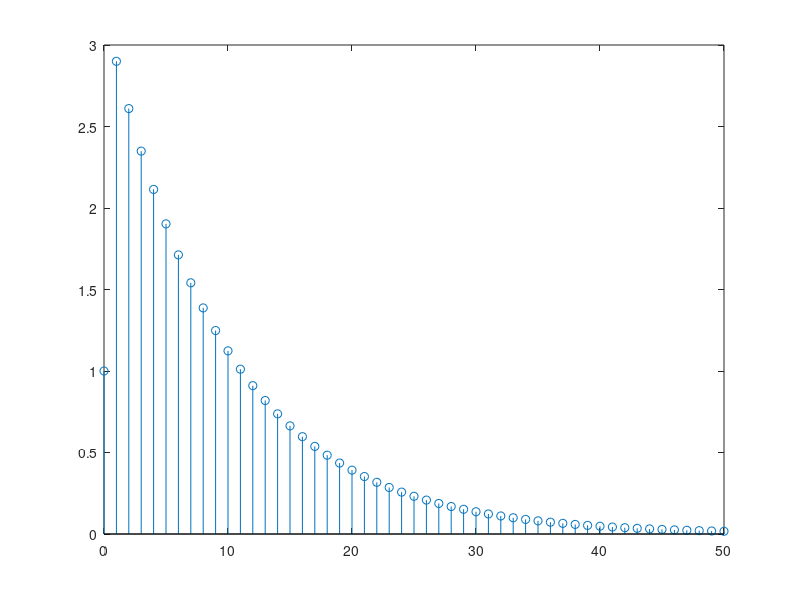

Reproduce this figure in MATLAB. (Note: this script raises an error after producing the figure.)
%% Lab_11
%% 3.1
zer = [(1/0.9)*exp(j*pi/3), (1/0.9)*exp(-j*pi/3)];
pol= [0.9*exp(j*pi/3), 0.9*exp(-j*pi/3)];
Bz = poly(zer);
Az = poly(pol);

%% 3.2
zer = [exp(j*pi/4), exp(-j*pi/4)];
pol = [0.95*exp(j*pi/4), 0.95*exp(-j*pi/4)];
Bz = poly(zer);
Az = poly(pol);

%% 3.3
hn = filter([1,2],[1,-0.9],[1,zeros(1,50)]);
n = 1:length(hn);
stem(n-1, hn);

%% 3.4
[ECG, fs, fint] = ECGmakeSig15('kkozuma3', 10);
phi = 2*pi*fint/fs;

zer = [exp(j*phi), exp(-j*phi)];
pol = [0.95*exp(j*phi), 0.95*exp(-j*phi)];
Bz = poly(zer);
Az = poly(pol);

ww = -pi:1/1000:pi;
[HH, WW] = freqz(Bz,Az,ww);
f = ww*fs/(2*pi);
plot(f,abs(HH));

ECGpart = ECG(1:5000)';
tt1 = 0:(1/fs):(floor(length(ECGpart)-1))/fs;

figure
subplot(2,1,1)
plot(tt1,ECGpart)
title('Original Signal');
xlabel('Time');
ylabel('Magnitude');
subplot(2,1,2)
yy= filter(Bz,[-Az(2), -Az(3)],ECGpart);
tt2 = 0:(1/fs):(floor(length(yy)-1))/fs;
plot(tt2,yy);
title('Interference Removed Signal');
xlabel('Time');
ylabel('Magnitude');

figure
subplot(2,1,1)
plotspec(ECGpart, fs, 512);
title('Spectrogram Original');
xlabel('Time');
ylabel('Frequency');
axis([0,5,0,200])
subplot(2,1,2)
plotspec(yy, fs, 512);
title('Spectrogram Filtered');
xlabel('Time');
ylabel('Frequency');
axis([0,5,0,200])
